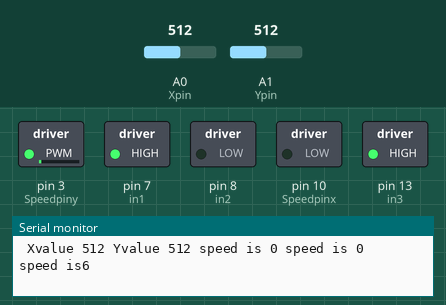
This sketch was run on a simulated Arduino Uno, built with avr-gcc and run on an emulated ATmega328P. Shown: switched loads named in the sketch (green lamp = pin HIGH), the last lines printed to the serial monitor. The inputs (shaded band) are chosen by the test bench; at power-on: A0 (Xpin) = 512, A1 (Ypin) = 512.

Above: at 1.2 s.
1.3 s: A0 (Xpin) set to 490
At 1.9 s:
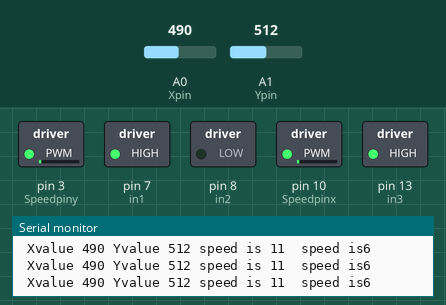
2.9 s: A1 (Ypin) set to 490
At 4.1 s:
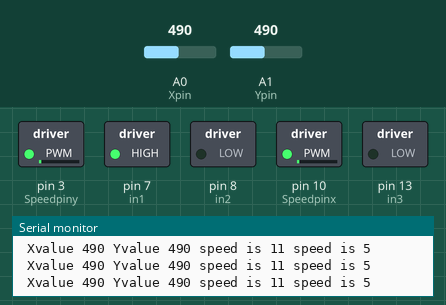
4.4 s: A0 (Xpin) set to 511
At 5.6 s:
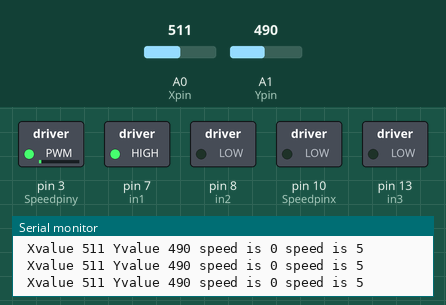
5.9 s: A1 (Ypin) set to 306
At 6.4 s:
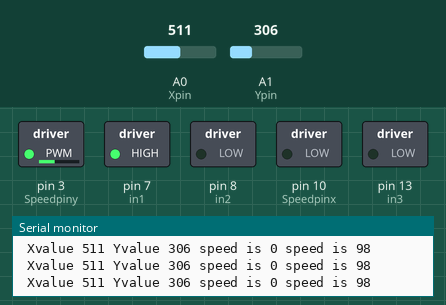
7.4 s: A1 (Ypin) set to 122
At 8.1 s:
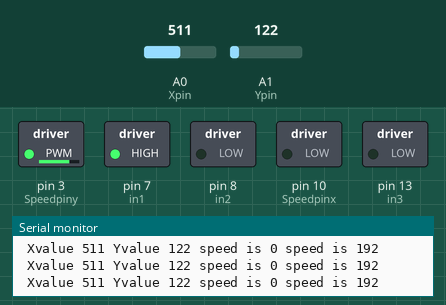
8.9 s: A0 (Xpin) set to 306
At 9.3 s:
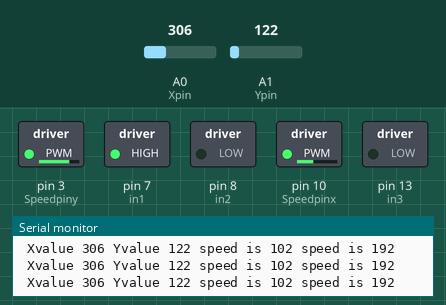
Timing chart, 0 to 11.4 s (numbered marks = the images above; inputs shaded):
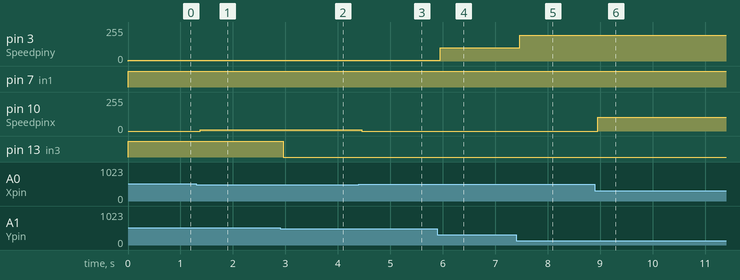

The sketch:

motor_control_joystick.ino
```cpp
int Speedpinx = 10;
int Speedpiny = 3;
int in1 = 7;
int in2 = 8;
int in3 = 13;
int in4 = 12;
int mspeedx;
int mspeedy;
int Xpin = A0;
int Xvalue;
int Ypin = A1;
int Yvalue;
int spin = 2;

void setup() {
  // put your setup code here, to run once:
 pinMode(Speedpinx,OUTPUT);
 pinMode(in1,OUTPUT);
 pinMode(in2,OUTPUT);
 pinMode(Xpin,INPUT);
  pinMode(Speedpiny,OUTPUT);
 pinMode(in3,OUTPUT);
 pinMode(in3,OUTPUT);
 pinMode(Ypin,INPUT);
 pinMode(spin,INPUT);

 Serial.begin(9600);

}

void loop() {
  // put your main code here, to run repeatedly:

  Xvalue = analogRead(Xpin);
  Yvalue = analogRead(Ypin);

  Serial.print(" Xvalue ");
  Serial.print(Xvalue);
  Serial.print(" Yvalue ");
  Serial.print(Yvalue);
  if(Xvalue>=512 && Xvalue<=514){

    mspeedx = 0;
    Serial.print(" speed is ");
    Serial.print(mspeedx);}
  if(Xvalue<513){
    digitalWrite(in1,HIGH);
    digitalWrite(in2,LOW);
    mspeedx = (-254./513.)*Xvalue+254.;
    analogWrite(Speedpinx,mspeedx);
    Serial.print(" speed is ");
    Serial.print(mspeedx);
  }


  if(Xvalue>513){
    digitalWrite(in1,LOW);
    digitalWrite(in2,HIGH);
    mspeedx = (254./513.)*Xvalue-254.;
    analogWrite(Speedpinx,mspeedx);
    Serial.print("  speed is");
    Serial.print(mspeedx);

  }
  if(Yvalue==500){
    digitalWrite(spin,LOW);
    mspeedy = 0;
    Serial.print(" speed is ");
    Serial.println(mspeedy);
    }
  if(Yvalue<500){
    digitalWrite(in3,LOW);
    digitalWrite(in4,HIGH);
    mspeedy = (-254./500.)*Yvalue+254.;
    analogWrite(Speedpiny,mspeedy);
    Serial.print(" speed is ");
    Serial.println(mspeedy);
  }


  if(Yvalue>500){
    digitalWrite(in3,HIGH);
    digitalWrite(in4,LOW);
    mspeedy = (254./500.)*Yvalue-254.;
    analogWrite(Speedpiny,mspeedy);
    Serial.print("  speed is");
    Serial.println(mspeedy);

  }
}
```

Measured:
- after the input at 1.3 s, pin 10 (Speedpinx): 0/255 → 11/255 after 0.08 s
- after the input at 2.9 s, pin 3 (Speedpiny): 6/255 → 5/255 after 0.06 s; pin 13 (in3): HIGH → LOW after 0.06 s
- after the input at 4.4 s, pin 10 (Speedpinx): 11/255 → 0/255 after 0.06 s
- after the input at 5.9 s, pin 3 (Speedpiny): 5/255 → 98/255 after 0.05 s
- after the input at 7.4 s, pin 3 (Speedpiny): 98/255 → 192/255 after 0.07 s
- after the input at 8.9 s, pin 10 (Speedpinx): 0/255 → 102/255 after 0.05 s
